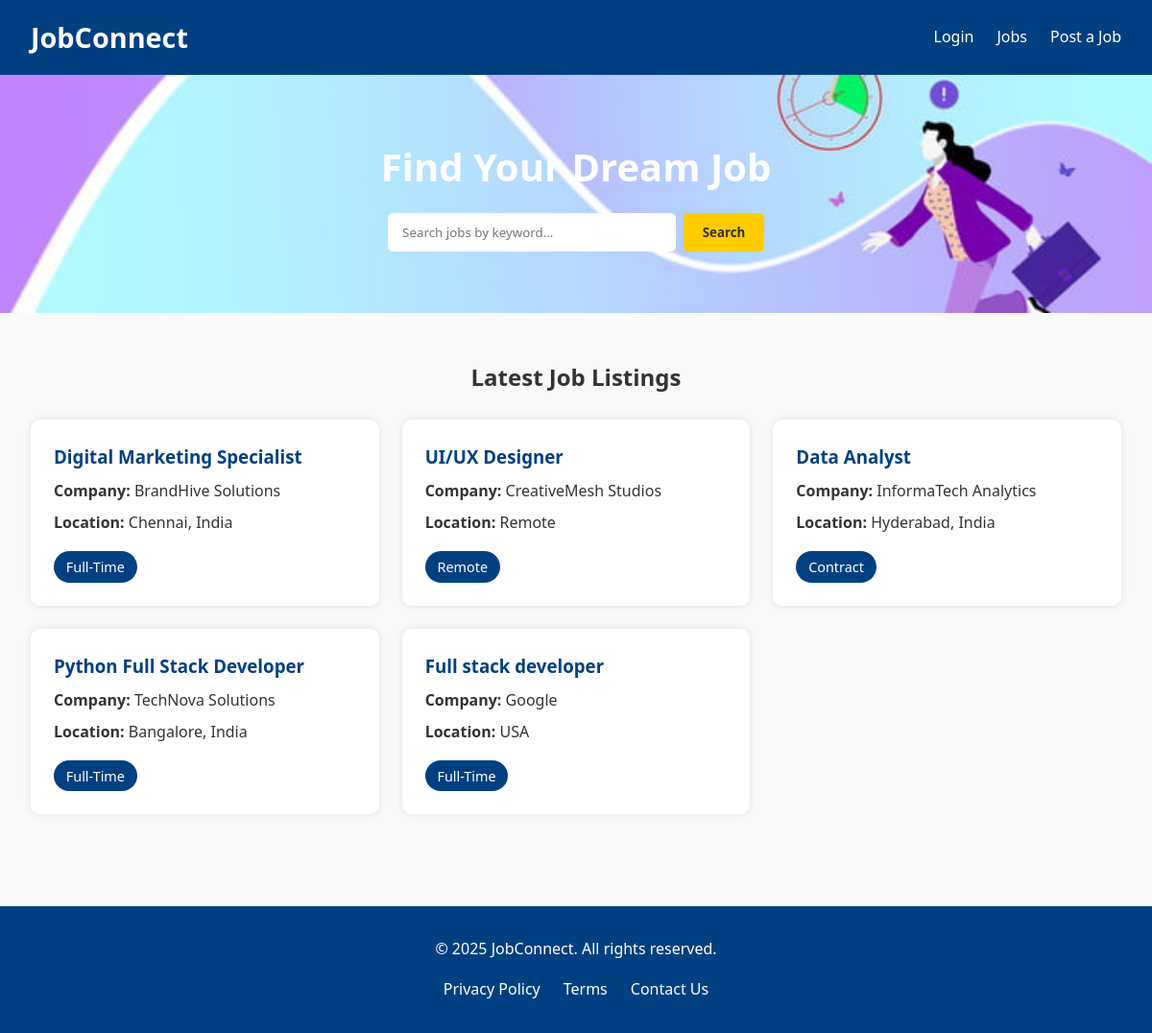
The page / on the database its author committed.
### employers/models.py (models this page shows, shortened)
class JobPost(models.Model):
    employer = models.ForeignKey(User, on_delete=models.CASCADE)
    title = models.CharField(max_length=200)
    company = models.CharField(max_length=200)
    location = models.CharField(max_length=200)
    type = models.CharField(max_length=50)
    salary = models.CharField(max_length=100, blank=True)
    category = models.CharField(max_length=100)
    experience = models.CharField(max_length=100)
    qualifications = models.CharField(max_length=200)
    description = models.TextField()
    responsibilities = models.TextField()
    skills = models.CharField(max_length=300)
    deadline = models.DateField()
    posted_at = models.DateTimeField(auto_now_add=True)
    is_verified = models.BooleanField(default=False)

### users/views.py (the view)
# urls.py: 2. Add a URL to urlpatterns:  path('', views.home, name='home')
def home(request):
    jobs = JobPost.objects.filter(is_verified=True).order_by('-posted_at')
    return render(request,"home.html",{"jobs":jobs})

### templates/home.html (shortened to what this page needs)
<!DOCTYPE html>
<html lang="en">
{% load static %}
<head>
    <link rel="stylesheet" href="{% static 'css/home/style.css' %}" />
</head>
<body>
    <header>
        <nav class="navbar">
            <div class="logo">JobConnect</div>
            <ul class="nav-links">
                {% if user.is_authenticated %}
                <li><a href="{% url 'user_dashboard' %}">{{user.first_name}}</a></li>
                <li><a href="{% url 'logout' %}">Logout</a></li>
                {% else %}
                <li><a href="{% url 'login' %}">Login</a></li>
                {% endif %}
                <li><a href="{% url 'all_jobs' %}"> Jobs</a></li>
                <li><a href="{% url 'post_job' %}">Post a Job</a></li>
            </ul>
        </nav>
    </header>
    <main class="hero-section">
        <div class="search-container">
            <h1>Find Your Dream Job</h1>
            <form class="search-form" action="{% url 'job_search_results' %}" method="get">
                <input type="text" name="q" placeholder=" Search jobs by keyword..." />
                <button type="submit">Search</button>
            </form>
        </div>
    </main>
    <section class="job-listings">
        <h1 style="text-align: center;">Latest Job Listings</h1>
        <div class="container">
            {% for job in jobs %}
            <div class="card">
                <h3>
                    <a href="{% url 'job_detail' job.id %}">{{ job.title }}</a>
                </h3>
                <p><strong>Company:</strong> {{ job.company }}</p>
                <p><strong>Location:</strong> {{ job.location }}</p>
                <span class="type">{{ job.type }}</span>
            </div>
            {% empty %}
            <p>No job listings available.</p>
            {% endfor %}
        </div>
    </section>
    <footer class="footer">
        <div class="footer-container">
            <p>&copy; 2025 JobConnect. All rights reserved.</p>
            <ul class="footer-links">
                <li><a>Privacy Policy</a></li>
                <li><a>Terms</a></li>
                <li><a href="{% url 'contact' %}">Contact Us</a></li>
            </ul>
        </div>
    </footer>
</body>
</html>

### static/css/home/style.css (style rules this page uses)
* { margin: 0; padding: 0; box-sizing: border-box; font-family: 'Segoe UI', Tahoma, Geneva, Verdana, sans-serif; }
body { background-color: #f9f9f9; color: #333; line-height: 1.6; }
.navbar { display: flex; justify-content: space-between; align-items: center; background-color: #004080; color: white; padding: 1rem 2rem; flex-wrap: wrap; }
.logo { font-size: 1.8rem; font-weight: bold; }
.nav-links { list-style: none; display: flex; gap: 1.5rem; }
.nav-links li a { color: white; text-decoration: none; font-weight: 500; transition: color 0.3s ease; }
.hero-section { background: url('/static/images/bg.jpg') center/cover no-repeat; padding: 4rem 2rem; text-align: center; color: white; background-color: #00509e; }
.hero-section h1 { font-size: 2.5rem; margin-bottom: 1rem; }
.search-form { display: flex; justify-content: center; margin-top: 1rem; flex-wrap: wrap; gap: 0.5rem; }
.search-form input[type="text"] { padding: 0.7rem; width: 300px; border: none; border-radius: 5px; }
.search-form button { padding: 0.7rem 1.2rem; border: none; background-color: #ffcc00; color: #333; border-radius: 5px; cursor: pointer; font-weight: bold; transition: background-color 0.3s ease; }
.job-listings { padding: 3rem 2rem; }
.container { display: grid; grid-template-columns: repeat(auto-fit, minmax(280px, 1fr)); gap: 1.5rem; margin-top: 1.5rem; }
.card { background-color: white; padding: 1.5rem; border-radius: 10px; box-shadow: 0 0 8px rgba(0, 0, 0, 0.1); transition: transform 0.2s ease; }
.card h3 a { text-decoration: none; color: #004080; }
.card p { margin: 0.5rem 0; }
.type { display: inline-block; margin-top: 0.5rem; background-color: #004080; color: white; padding: 0.3rem 0.8rem; border-radius: 20px; font-size: 0.9rem; }
.footer { background-color: #004080; color: white; padding: 2rem; text-align: center; margin-top: 3rem; }
.footer-container { max-width: 1200px; margin: auto; }
.footer-links { list-style: none; display: flex; justify-content: center; gap: 1.5rem; flex-wrap: wrap; margin-top: 1rem; }
.footer-links li a { color: white; text-decoration: none; transition: color 0.3s ease; }

### rows shown on the page
JobPost: title "Digital Marketing Specialist", company "BrandHive Solutions", location "Chennai, India", type "Full-Time"
JobPost: title "UI/UX Designer", company "CreativeMesh Studios", location "Remote", type "Remote"
JobPost: title "Data Analyst", company "InformaTech Analytics", location "Hyderabad, India", type "Contract"
JobPost: title "Python Full Stack Developer", company "TechNova Solutions", location "Bangalore, India", type "Full-Time"
JobPost: title "Full stack developer", company "Google", location "USA", type "Full-Time"
